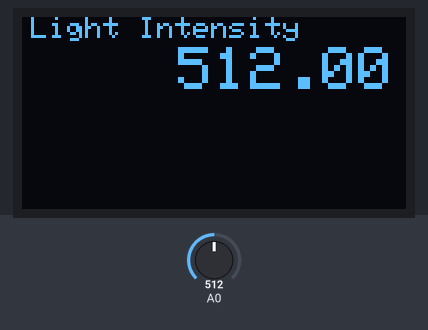
Recording of a sketch running on a simulated ESP8266 (NodeMCU). Parts: 128×64 one-colour display. The test bench sets the inputs (shaded band); at power-on: A0 = 512. The display library's start-up logo is not drawn; what the sketch prints to the serial monitor is not drawn.

Above: at 3.7 s.
3.8 s: A0 set to 716
At 4.4 s:
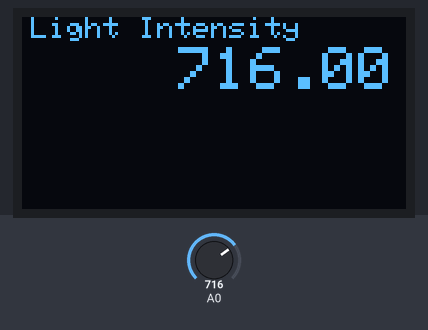
5.6 s: A0 set to 900
At 6.6 s:
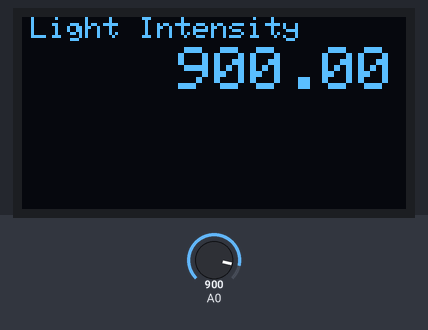
7.6 s: A0 set to 1023
At 8.8 s:
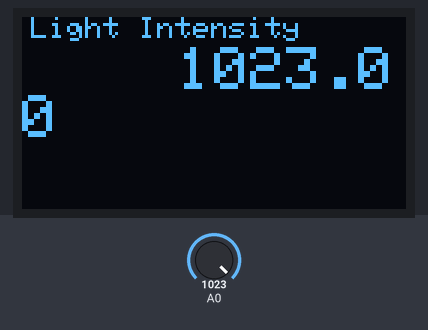
Timing chart, 0 to 10.6 s (numbered marks = the images above; inputs shaded):
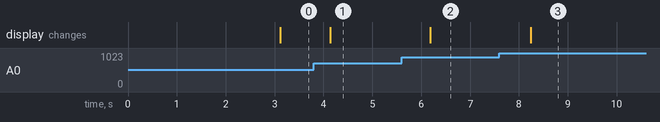

Measured:
- after the input at 3.8 s, the display: changes after 0.34 s (image 1)
- after the input at 5.6 s, the display: changes after 0.59 s (image 2)
- after the input at 7.6 s, the display: changes after 0.64 s (image 3)

The sketch:

OLED_LDR_Test1.ino
```cpp
#include "Wire.h"
#include "Adafruit_GFX.h"
#include "Adafruit_SSD1306.h"
#include "ESP8266WiFi.h"
//#include "SSD1306.h"

#define OLED_RESET LED_BUILTIN //4
Adafruit_SSD1306 display(OLED_RESET);
//SSD1306  display(0x3c, 4, 5);

void setup() {
  Serial.begin(9600);
  Serial.println("LDR test!");
    Serial.println("OLED test!");

  // Initialize display
  display.begin();


  // set display
  display.begin(SSD1306_SWITCHCAPVCC, 0x3c);
  display.display();
  delay(2000);
  display.clearDisplay();

}

void showTemp(float temp) {
  display.setTextSize(1);
  display.setCursor(3,0);
  display.println("Light Intensity");
  display.setTextSize(2);
  display.setTextColor(WHITE);
  display.setCursor(52,10);
  display.print(temp);
  display.println(" ");
  display.display();
  display.clearDisplay();}
void loop() {

  delay(1000);   // Wait a few seconds between measurements.
  float t = analogRead(A0);   // Read temperature as Celsius

  if ( isnan(t)) {
    Serial.println("Failed to read from LDR sensor!");
    return;
  }

  Serial.print("Light: ");    // show in serial monitor
  Serial.print(t);
  Serial.print(" * \n");
  showTemp(t);   // show temp
}
```
